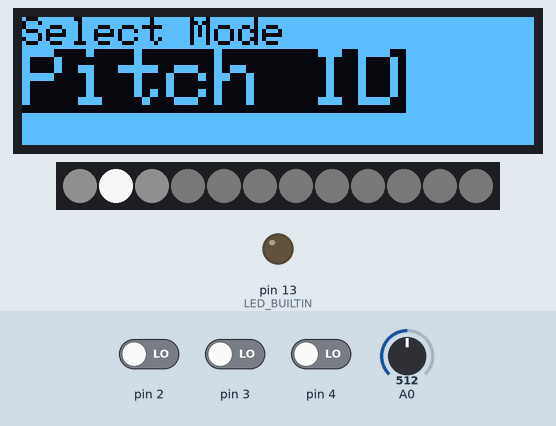
Recording of a sketch running on a simulated Arduino Uno, built with avr-gcc and run on an emulated ATmega328P. Shown: 128×32 one-colour display, 12 RGB LEDs in strip order, left to right, output pins drawn as LEDs (lit = HIGH). The inputs (shaded band) are chosen by the test bench; at power-on: pin 2 LOW, pin 3 LOW, A0 = 512, pin 4 LOW. Dim RGB values are drawn brighter than linear; the display library's start-up logo is not drawn; what the sketch prints to the serial monitor is not drawn.

Above: at 3.2 s.
3.3 s: pin 2 driven HIGH
At 5.3 s:
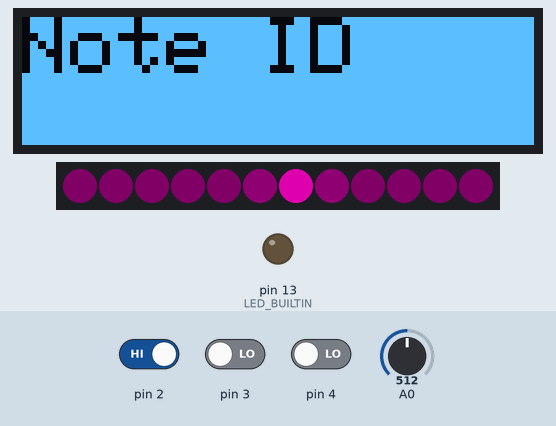
5.9 s: pin 3 driven HIGH
At 6.11 s:
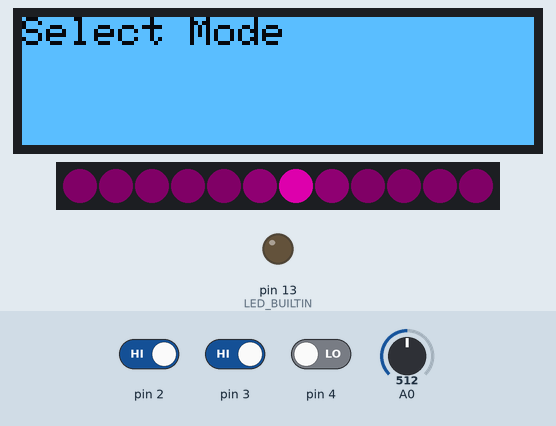
7.4 s: A0 set to 666
8.9 s: A0 set to 699
At 9.71 s:
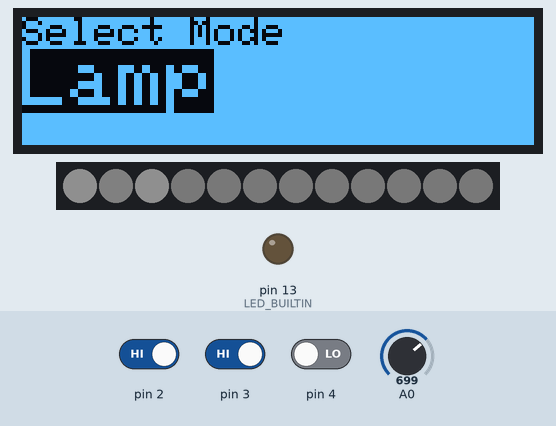
11.3 s: A0 set to 306
At 12.27 s:
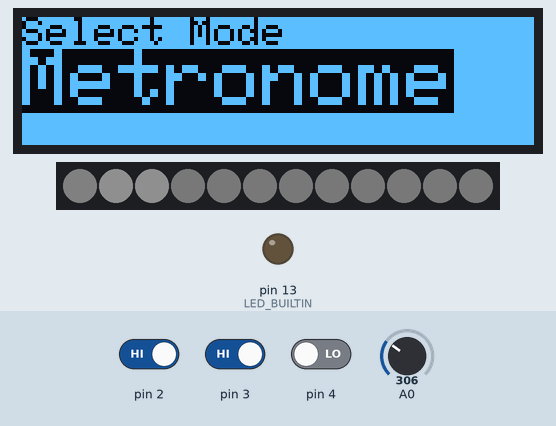
Timing chart, 0 to 14.3 s (numbered marks = the images above; inputs shaded):
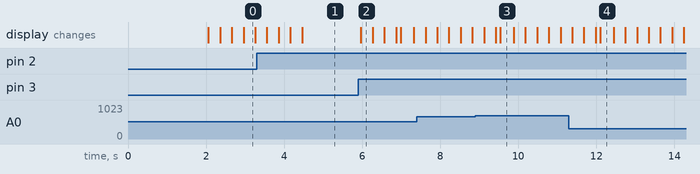

The sketch:

NoteTester2.ino
```cpp
#include "Game.h"
#include "Input.h"
#include "Presentation.h"

#include <SPI.h>
#include <Wire.h>
#include <Adafruit_GFX.h>
#include <Adafruit_SSD1306.h>

#define SCREEN_WIDTH 128 // OLED display width, in pixels
#define SCREEN_HEIGHT 32 // OLED display height, in pixels

// Declaration for an SSD1306 display connected to I2C (SDA, SCL pins)
#define OLED_RESET     4 // Reset pin # (or -1 if sharing Arduino reset pin)
Adafruit_SSD1306 display(SCREEN_WIDTH, SCREEN_HEIGHT, &Wire, OLED_RESET);

InputAlpha inputAlpha;
Game *currentGame;
Presentation presentationManager;

bool isSelectingMode = true;

void setup() {

  if(!display.begin(SSD1306_SWITCHCAPVCC, 0x3C)) { // Address 0x3C for 128x32
    Serial.println(F("SSD1306 allocation failed"));
    for(;;); // Don't proceed, loop forever
  }

  // Show initial display buffer contents on the screen --
  // the library initializes this with an Adafruit splash screen.
  display.display();
  delay(2000); // Pause for 2 seconds


  Serial.begin(9600);
  Serial.print("Starting up. \n");

  display.clearDisplay();

  display.invertDisplay(true);
  display.setTextSize(1);             // Normal 1:1 pixel scale
  display.setTextColor(SSD1306_WHITE);        // Draw white text
  display.setCursor(0,0);             // Start at top-left corner
  display.println(F("Lampatron activated."));
  display.display();

  pinMode(5, INPUT);
  pinMode(6, INPUT);
  pinMode(LED_BUILTIN, OUTPUT);
  digitalWrite(LED_BUILTIN, LOW);
  Lamp lamp;
  currentGame = &lamp;
  inputAlpha.Create();
  startSelectingMode();
}

void loop() {
  if (isSelectingMode) {

  } else {
    currentGame->runLoop();
  }
  inputAlpha.processInput();
  presentationManager.checkLoop();
}

// Commands
void startSelectingMode() {
  Serial.print("Entering select mode.");
  inputAlpha.choiceRange = 3;
  isSelectingMode = true;
  presentationManager.modeSelectStart();

  display.clearDisplay();

  display.setTextSize(1);             // Normal 1:1 pixel scale
  display.setTextColor(SSD1306_WHITE);        // Draw white text
  display.setCursor(0,0);             // Start at top-left corner
  display.println(F("Select Mode"));
  display.display();
}

void endSelectingMode() {
  Serial.print("Mode selected.");
  switch (inputAlpha.currentChoice) {
    case METRONOME:
      Serial.print("switching to metronome.");
      display.clearDisplay();

  display.setTextSize(2);             // Normal 1:1 pixel scale
  display.setTextColor(SSD1306_WHITE);        // Draw white text
  display.setCursor(0,0);             // Start at top-left corner
  display.println(F("Metronome"));
  display.display();
      currentGame = new Metronome(&presentationManager);
      inputAlpha.choiceRange = 300;
      presentationManager.startMetronome();
      break;
    case NOTE_ID:
      Serial.print("switching to note id.");
      display.clearDisplay();
      display.setTextSize(2);             // Normal 1:1 pixel scale
  display.setTextColor(SSD1306_WHITE);        // Draw white text
  display.setCursor(0,0);             // Start at top-left corner
  display.println(F("Note ID"));
  display.display();
      currentGame = new NoteID(&presentationManager);
      inputAlpha.choiceRange = 12;
      presentationManager.noteSelectStart();
      break;
    case LAMP:
    display.clearDisplay();
      Serial.print("switching to lamp mode");
      display.setTextSize(2);             // Normal 1:1 pixel scale
  display.setTextColor(SSD1306_WHITE);        // Draw white text
  display.setCursor(0,0);             // Start at top-left corner
  display.println(F("Extreme Lamp Mode"));
  display.display();
      currentGame = new Lamp();
      presentationManager.lampStart();
      break;
    default:
      Serial.print("unkown mode");
      break;
  }
  isSelectingMode = false;
}

void doNothing() {
  Serial.print("unkown mode");
}
```

Game.h
```cpp
#ifndef HEADER_GAME
#define HEADER_GAME
#include "Arduino.h"
#include "Presentation.h"

enum GameMode {METRONOME, NOTE_ID, LAMP};

class Game {
  public:
    virtual void runLoop() = 0;
    virtual GameMode getMode() = 0;
};

class Lamp: public Game {
    void runLoop() {

    }

    GameMode getMode() {
      return LAMP;
    }
};

class Metronome: public Game {

  public:
    Metronome(Presentation *presentation) {
      presentationManager = presentation;
    }
    Presentation *presentationManager;
    long interval = 1000;
    unsigned long previousMillis = 0;
    bool isPlaying = false;
    int clickPos = 0;

    void runLoop() {
      checkClick();
    }

    GameMode getMode() {
      return METRONOME;
    }

    void toggleIsPlaying() {
      isPlaying = !isPlaying;
    }

    void setTempo(long tempo) {
      interval = 60000 / tempo;
    }
  private:
    void checkClick() {
      if (isPlaying == true) {
        unsigned long currentMillis = millis();
        if (currentMillis - previousMillis >= interval) {
          previousMillis = currentMillis;
          makeClick();
        }
      }
    }
    void makeClick() {
      Serial.print("\nclick\n");
      clickPos = (clickPos+1)%12;
      presentationManager->moveClick(clickPos);
    }
};

class NoteID: public Game {
    enum NoteIDMode {ASKING, WAITING, EDIT};
    NoteIDMode curState;
    int playbackSpeed = 1000;
    int numBeats = 2;
    unsigned long lastTick = 0;
  public:
    NoteID(Presentation *presentation) {
      presentationManager = presentation;
    }
    Presentation *presentationManager;
    void runLoop() {
      switch (curState) {
        case ASKING:
          if (millis() - lastTick  > 1000) {
            lastTick = millis();
            Serial.print("asking");
          }
      }
    }
    GameMode getMode() {
      return NOTE_ID;
    }
    //--------Comands---------
    void submitNote(int note) {
      presentationManager->correct();
    }

    void replay() {
      Serial.print("replaying");
    }
  private:
    int noteArray[12];
    int curBeat = 0;

    void startPlaying() {
      getNewNotes();
      curBeat = 0;
      curState = ASKING;
    }
    void getNewNotes() {
      for (int i = 0; i < numBeats; i++) {
        noteArray[i] = 4;
      }
    }
    void playNote(int note) {
      Serial.print("playing the note.");
    }
};


#endif
```

Input.cpp
```cpp
#include "Input.h"
#include <Adafruit_GFX.h>
#include <Adafruit_SSD1306.h>


extern void pressedButton(Game *);
extern void endSelectingMode();
extern void startSelectingMode();
extern void doNothing();
extern Adafruit_SSD1306 display;

extern Game *currentGame;
extern bool isSelectingMode;

void InputAlpha::checkButton() {
  button1->checkButton();
  button2->checkButton();
  button3->checkButton();
}

void InputAlpha::knobChanged(int knobValue) {

  switch (currentGame->getMode()) {
    case METRONOME:
      Metronome *met = currentGame;
      met->setTempo(knobValue + 40);
      display.clearDisplay();
      display.setTextSize(1);             // Normal 1:1 pixel scale
      display.setTextColor(SSD1306_WHITE);        // Draw white text
      display.setCursor(0, 0);            // Start at top-left corner
      display.println(F("Metronome"));
      display.setTextColor(SSD1306_BLACK, SSD1306_WHITE);
      display.setTextSize(2);
      //      char s[3] = knobValue;
      //"Tempo is: 60";//String(knobValue + 40);
      char *path = new char[3];

      char cstr[16];
      itoa(knobValue+40, cstr, 10);

      display.println(cstr);
      display.display();
//      delay(200);
      break;
    default:
      Serial.print("no behaviour defined");
  }
}

void InputAlpha::processInput() {

  int knobValue = map(analogRead(A0), 0, 1024, 0, choiceRange);
  if (knobValue != currentChoice) {
    currentChoice = knobValue;
    if (isSelectingMode) {
      display.clearDisplay();
      display.setTextSize(1);             // Normal 1:1 pixel scale
      display.setTextColor(SSD1306_WHITE);        // Draw white text
      display.setCursor(0, 0);            // Start at top-left corner
      display.println(F("Select Mode"));
      display.setTextColor(SSD1306_BLACK, SSD1306_WHITE);
      display.setTextSize(2);
      switch (knobValue) {

        case 0:
          // Draw 'inverse' text
          display.println("Metronome");
          display.display();
          break;
        case 1:

          display.println(F("Pitch ID"));
          display.display();
          break;
        case 2:

          display.println(F("Lamp"));
          display.display();
          break;
      }
    } else {
      knobChanged(knobValue);
    }
  }
  checkButton();
}

void InputAlpha::pressedButton() {
  Serial.print("\npressed the button \n");

  GameMode mode = currentGame->getMode();

  if (mode == NOTE_ID) {
    Serial.print("its a note id");
    NoteID *noteID = ( NoteID *) currentGame;
    noteID->submitNote(6);
  }
  if (mode == METRONOME) {
    Serial.print("toggle met");
    delay(1000);
    Metronome *met = currentGame;
    met->toggleIsPlaying();
  }
}

void InputAlpha::button1Pressed() {
  Serial.print("button 1 pressed.");
  if (isSelectingMode) {
    endSelectingMode();
  } else {
    Serial.print("not in select mode");
    switch (currentGame->getMode()) {
      case METRONOME:
        (( Metronome*)currentGame)->toggleIsPlaying();
        break;
      case NOTE_ID:
        int knobValue = map(analogRead(A0), 0, 1024, 0, choiceRange);
        (( NoteID*)currentGame)->submitNote(knobValue);
        break;
    }
  }
}

void InputAlpha::button2Pressed() {
  Serial.print("button 2 pressed.");
  switch (currentGame->getMode()) {
    case METRONOME:
      //        (( Metronome*)currentGame)->toggleIsPlaying();
      break;
    case NOTE_ID:
      (( NoteID*)currentGame)->replay();
      break;
  }
}

void InputAlpha::button3Pressed() {
  Serial.print("button 3 pressed.");
  if (isSelectingMode) {
    endSelectingMode();
  } else {
    startSelectingMode();
    //    switch (currentGame->getMode()) {
    //      case METRONOME:
    //                (( Metronome*)currentGame)->toggleIsPlaying();
    //        break;
    //      case NOTE_ID:
    //                int knobValue = map(analogRead(A0), 0, 1024, 0, choiceRange);
    //                (( NoteID*)currentGame)->submitNote(knobValue);
    //        break;
    //      case LAMP:
    //      Serial.print("\nshould start select mode");
    //
    //        break;
    //    }
  }
}

//-----------Button
InputAlpha::InputButton::InputButton( int pin) {
  inputPin = pin;
}
void InputAlpha::InputButton::checkButton() {
  int reading = digitalRead(inputPin);
  if (reading != lastButtonState) {
    lastDebounceTime = millis();

  }

  if ((millis() - lastDebounceTime) > debounceDelay) {
    if (reading != buttonState) {
      buttonState = reading;
      if (buttonState == HIGH ) {
        //        if (buttonHeld == false) {
        Serial.print("button pressed.");
        (delegate->*callbackPointer)();
        //        }
        //        buttonHeld = false;
      }
    } else if ((millis() - lastDebounceTime) > 3000) {
      if (buttonState == LOW && buttonHeld == false) {
        Serial.print("button held.");
        buttonHeld = true;
        //        (delegate->*buttonHeldCallback)();
      }
    }
  }

  lastButtonState = reading;
}
```

Input.h
```cpp
#ifndef HEADER_INPUT
#define HEADER_INPUT
#include "Game.h"


class InputAlpha {
  public:
    virtual void processInput();
    void button3Pressed();
    void button2Pressed();
    void button1Pressed();
    void Create() {
      Serial.print("creating input.");
      button1 = new InputButton(2);
      button1->delegate = this;
      button1->callbackPointer = &InputAlpha::button1Pressed;

      button2 = new InputButton(4);
      button2->delegate = this;
      button2->callbackPointer = &InputAlpha::button2Pressed;

      button3 = new InputButton(3);
      button3->delegate = this;
      button3->callbackPointer = &InputAlpha::button3Pressed;
    }
    void pressedButton();

    int choiceRange = 300;
    int currentChoice;

    //-----------Button----------------
    class InputButton {
      public:
        InputButton( int);
        void checkButton();
        InputAlpha *delegate;
        void (InputAlpha::*callbackPointer)();
        void (InputAlpha::*buttonHeldCallback)();
      private:
        int lastButtonState = LOW;
        int buttonState;
        int inputPin;
        unsigned long lastDebounceTime = 0;  // the last time the output pin was toggled
        unsigned long debounceDelay = 50;
        bool buttonHeld = false;
    };

  private:

    InputButton *button1;
    InputButton *button2;
    InputButton *button3;

    void checkButton();
    void knobChanged(int);

};


#endif
```

Presentation.cpp
```cpp
#include "Presentation.h"

Presentation::Presentation() {
  pinMode(5, INPUT);
  FastLED.addLeds<WS2812, LED_PIN, GRB>(leds, NUM_LEDS);
}

void Presentation::checkLoop() {
  switch (mode) {
    case MODE_SELECT:
      modeSelectLoop();
      break;
    case NOTE_SELECT:
      selectNoteLoop();
      break;
    case LAMP:
      lampLoop();
      break;
    case INCORRECT:
      incorrectLoop();
      break;
     case METRONOME:
      break;
  }
}

void Presentation::startMetronome() {
  mode = METRONOME;
}
void Presentation::modeSelectStart() {
  mode = MODE_SELECT;
}

void Presentation::noteSelectStart() {
  mode = NOTE_SELECT;
}

void Presentation::lampStart() {
  mode = LAMP;
  for (int i = 0; i < NUM_LEDS; i++) {
    leds[i] = CRGB::White;
  }
  FastLED.show();
}

void Presentation::incorrect() {
  mode = INCORRECT;
  timer = 500;
}

void Presentation::correct() {
  for (int i = 0; i < NUM_LEDS; i++) {
    targetLedFlare[i] = 255;
  }
}

void Presentation::moveClick(int pos) {
  for (int i = 0; i < NUM_LEDS; i++) {
    if(i==pos) {
      leds[i] = CRGB::White;
    } else {
      leds[i] = CRGB::Black;
    }
  }
  FastLED.show();
}

void Presentation::lampLoop() {
  int val = analogRead(A0);
  int knobPositionInt = map(val, 0, 1024, 0, 254);
  FastLED.setBrightness(knobPositionInt );
  FastLED.show();
}

void Presentation::modeSelectLoop() {
  int val = analogRead(A0);
  int knobPositionInt = map(val, 0, 1000, 0, 2);

  for (int i = 0; i < NUM_LEDS; i++) {
    if (i == knobPositionInt) {
      int val = max(5, abs(sin8_C(millis() * 0.1)));
      leds[i] = CRGB( 255, 255, 255).scale8(CRGB( val, val, val));
    } else if (i < 3) {
      leds[i] = CRGB( 255, 255, 255).scale8(CRGB( 15, 15, 15));
    } else {
      leds[i] = CRGB( 255, 255, 255).scale8(CRGB( 2, 2, 2));
    }

  }
  FastLED.show();
}

void Presentation::selectNoteLoop() {
  int val = analogRead(A0);
  int knobPositionInt = map(val, 0, 1000, 0, 12);
  float knobPosition = static_cast<float>(knobPositionInt);
  float accl = 0.00015;
  float maxSpeed = .04;

  if (abs(curPosition - knobPosition) < 0.05 ) {
    curPosition = knobPosition;
    moveSpeed = 0.0;
  } else {
    moveSpeed += accl;
    curPosition += curPosition > knobPosition ? -moveSpeed : moveSpeed;
  }

  setLeds(curPosition);
}

void Presentation::setLeds(float k) {
  FastLED.clear();

  float knobPosition = k < 12.0 ? k : k -12;

  float highLight = ceil(knobPosition);
  float lowLight = highLight - 1;

  int highIndex =  static_cast<int>(highLight)%11;
  int lowIndex =  static_cast<int>(lowLight)%11;

  CRGB mainColor = noteColors[lowIndex].lerp8(noteColors[highIndex], (1 - (highLight - knobPosition)) * 255);

  for (int i = 0; i < NUM_LEDS; i++) {
    float g = static_cast<float>(i);
    float dist = abs(knobPosition - g) * 270;
    int shouldBeFlare =  max(5, (150 - map(dist, 0, 300, 0, 150)));

    int curFlare = curLedFlare[i];
    int targetFlare = targetLedFlare[i];

    if (shouldBeFlare > targetFlare) {
      targetLedFlare[i] = shouldBeFlare;
    }

    if (curFlare < targetFlare) {
      curLedFlare[i] = curFlare + upSpeed;
      leds[i] = mainColor.scale8(CRGB( curFlare + upSpeed, curFlare + upSpeed, curFlare + upSpeed));
    } else {

      if (abs(curFlare - shouldBeFlare) < 6 ) {
        curLedFlare[i] = targetFlare;
        leds[i] = mainColor.scale8(CRGB( shouldBeFlare, shouldBeFlare, shouldBeFlare));
      } else {
        targetLedFlare[i] = shouldBeFlare;
        curLedFlare[i] = curFlare - downSpeed;
        leds[i] = mainColor.scale8(CRGB( curFlare - downSpeed, curFlare - downSpeed, curFlare - downSpeed));
      }
    }
  }
  FastLED.show();
}

void Presentation::incorrectLoop() {
  for (int i = 0; i < NUM_LEDS; i++) {
    int curFlare = max(3, curLedFlare[i] - 1);
    curLedFlare[i] = curFlare;
    leds[i] = CRGB(255, 255, 255).scale8(CRGB( curFlare, curFlare, curFlare));
  }
  FastLED.show();
  timer--;
  if (timer <= 0) {
    mode = NOTE_SELECT;
  }
}
```

Presentation.h
```cpp
#ifndef Presentation_h
#define Presentation_h
#include <FastLED.h>
#define LED_PIN     7
#define NUM_LEDS    12

class Presentation
{
  public:
    Presentation();
    void checkLoop();
    void correct();
    void incorrect();
    void noteSelectStart();
    void modeSelectStart();
    void startMetronome();
    void lampStart();
    void moveClick(int pos);
  private:
    enum EffectMode {NOTE_SELECT, INCORRECT, MODE_SELECT, LAMP, METRONOME};
    CRGB leds[NUM_LEDS];
    CRGB noteColors[12] = {CRGB(0, 255, 0), CRGB(80, 255, 0), CRGB(0, 255, 80), CRGB(0, 143, 255), CRGB(0, 0, 255), CRGB(100, 0, 255), CRGB(255, 0, 200), CRGB(255, 20, 50), CRGB(255, 0, 0), CRGB(255, 50, 0), CRGB(255, 100, 0), CRGB(255, 255, 0)};

    int upSpeed = 2;
    int downSpeed = 1;
    int targetLedFlare[12];
    int curLedFlare[12];

    float curPosition;
    unsigned long previousUpdate = 0;
    EffectMode mode;
    float timer = 10000;
    float moveSpeed = 0.0;
    void setLeds(float);

    void modeSelectLoop();
    void incorrectLoop();
    void selectNoteLoop();
    void lampLoop();
};

#endif
```

Measured:
- the behaviour switches between 682 and 683 on A0 (found by bisection; images 2 and 3)
- after the input at 3.3 s, the display: first changes after 0.26 s (image 1 shows a later state)
- after the input at 5.9 s, the display: changes after 0.07 s (image 2)
- after the input at 8.9 s, the display: first changes after 0.23 s (image 3 shows a later state)
- after the input at 11.3 s, the display: first changes after 0.09 s (image 4 shows a later state)
